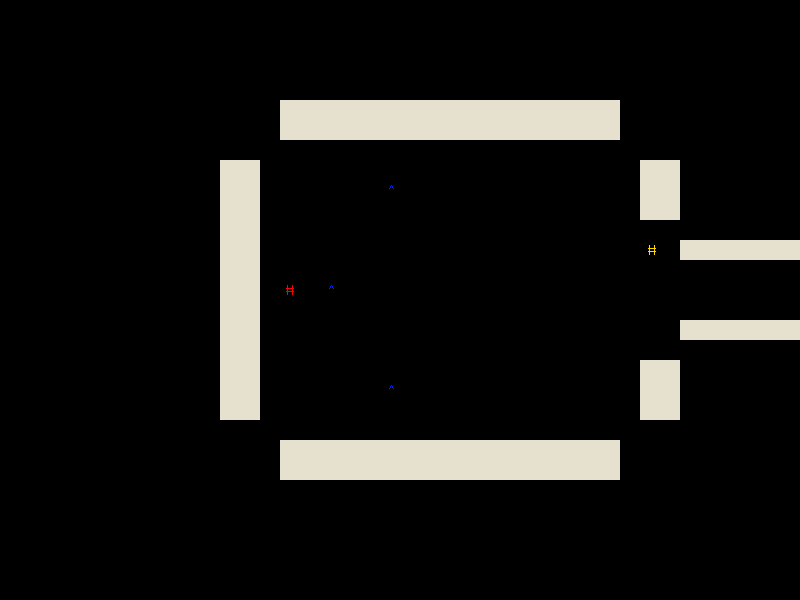

This game map was drawn from its Tiled (.tmx) file and the tilesets committed beside it. A one-line description and the trimmed map source follow:
An orthogonal 40x30 tile map with 20x20 px tiles, 2 tile layers (Main, Designer).

<map version="1.0" orientation="orthogonal" width="40" height="30" tilewidth="20" tileheight="20">
 <tileset firstgid="1" name="Tileset" tilewidth="20" tileheight="20">
  <image source="../img/Tileset.png" width="180" height="20" />
  <tile id="0">
   <properties>
    <property name="solid" value="1" />
   </properties>
  </tile>
  <tile id="1">
   <properties>
    <property name="hbumper" value="1" />
   </properties>
  </tile>
  <tile id="2">
   <properties>
    <property name="vbumper" value="1" />
   </properties>
  </tile>
  <tile id="3">
   <properties>
    <property name="crate" value="1" />
   </properties>
  </tile>
  <tile id="4">
   <properties>
    <property name="pickup" value="1" />
    <property name="red" value="1" />
   </properties>
  </tile>
  <tile id="5">
   <properties>
    <property name="blue" value="1" />
    <property name="pickup" value="1" />
   </properties>
  </tile>
  <tile id="6">
   <properties>
    <property name="pickup" value="1" />
    <property name="yellow" value="1" />
   </properties>
  </tile>
  <tile id="7">
   <properties>
    <property name="player" value="1" />
   </properties>
  </tile>
  <tile id="8">
   <properties>
    <property name="zombie" value="1" />
   </properties>
  </tile>
 </tileset>
 <layer name="Main" width="40" height="30">
  <data>[1200 cells, 118 non-empty, 1 distinct tile ids]</data>
 </layer>
 <layer name="Designer" width="40" height="30">
  <data>[1200 cells, 6 non-empty, 4 distinct tile ids]</data>
 </layer>
</map>
